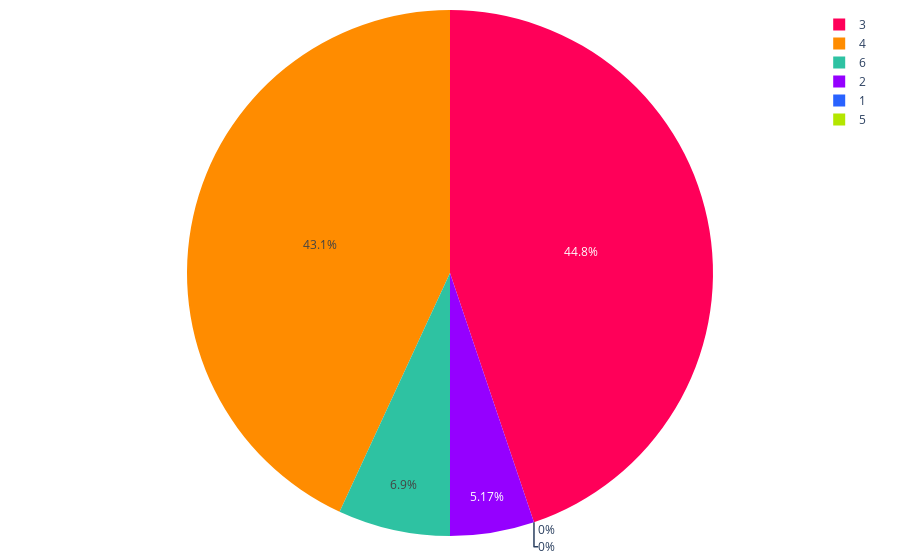

The code cell stored with this chart in its notebook:
### Code cell
import os
import plotly.graph_objects as go
import plotly.io as pio

# Lista de colores
colores = ['#2962ff', '#9500ff', '#ff0059', '#ff8c00', '#b4e600', '#2EC2A2', '#F79CB9']

# Función para sumar tablas
def sumar_tablas(dataframes_list):
    tabla_suma = None
    
    for df in dataframes_list:
        tabla_actual = df.groupby(['recamaras', 'segmento']).size().unstack(fill_value=0)
        
        if tabla_suma is None:
            tabla_suma = tabla_actual
        else:
            tabla_suma = tabla_suma.add(tabla_actual, fill_value=0)
    
    print("Tabla general de frecuencia:")
    print(tabla_suma)
    
    fig = graficar_tabla(tabla_suma)
    
    # Guardar la gráfica como archivo HTML
    guardar_grafico_como_html(fig, 'grafica_pastel_dist_x_recamaras_tulgo', carpeta='graficas')
    
    return fig

# Función para graficar la tabla
def graficar_tabla(tabla):
    segmentos = tabla.index
    valores = tabla.iloc[:, 0].tolist()  # Tomamos los valores de la primera columna de la tabla

    fig1 = go.Figure(data=[go.Pie(labels=segmentos, values=valores, marker=dict(colors=colores))])

    fig1.update_layout(
        margin=dict(l=10, r=10, t=10, b=10),  # Ajusta los márgenes (left, right, top, bottom)        
    )

    fig1.show()
    return fig1

# Función para guardar la gráfica como archivo HTML
def guardar_grafico_como_html(fig, nombre_archivo, carpeta='graficas'):
    # Crear la carpeta si no existe
    if not os.path.exists(carpeta):
        os.makedirs(carpeta)
    
    # Guardar la gráfica como archivo HTML en la carpeta especificada
    pio.write_html(fig, f'{carpeta}/{nombre_archivo}.html')

# Llamar a la función sumar_tablas con la lista de DataFrames como argumento
fig1 = sumar_tablas(dataframes_list)

### Figure 1 — Plotly figure (JSON) as saved in the notebook; plotly's stock layout.template omitted (floating-point values rounded to 4 significant figures)
{"data": [{"labels": ["1", "2", "3", "4", "5", "6"], "marker": {"colors": ["#2962ff", "#9500ff", "#ff0059", "#ff8c00", "#b4e600", "#2EC2A2", "#F79CB9"]}, "type": "pie", "values": [0, 3, 26, 25, 0, 4]}], "layout": {"margin": {"b": 10, "l": 10, "r": 10, "t": 10}}}
